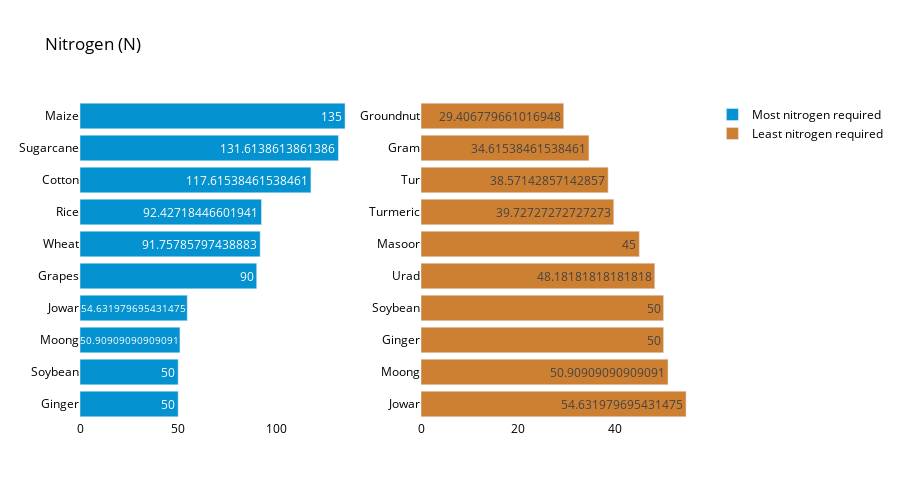

The notebook cell this image was saved under:
### Code cell
import random
crop_summary_N = crop_summary.sort_values(by='Nitrogen', ascending=False)
  
fig = make_subplots(rows=1, cols=2)

top = {
    'y' : crop_summary_N['Nitrogen'][0:10].sort_values().index,
    'x' : crop_summary_N['Nitrogen'][0:10].sort_values()
}

last = {
    'y' : crop_summary_N['Nitrogen'][-10:].index,
    'x' : crop_summary_N['Nitrogen'][-10:]
}

fig.add_trace(
    go.Bar(top,
           name="Most nitrogen required",
           marker_color=random.choice(colorarr),
           orientation='h',
          text=top['x']),
    
    row=1, col=1
)

fig.add_trace(
    go.Bar(last,
           name="Least nitrogen required",
           marker_color=random.choice(colorarr),
           orientation='h',
          text=last['x']),
    row=1, col=2
)
fig.update_traces(texttemplate='%{text}', textposition='inside')
fig.update_layout(title_text="Nitrogen (N)",
                  plot_bgcolor='white',
                  font_size=12, 
                  font_color='black',
                 height=500)

fig.update_xaxes(showgrid=False)
fig.update_yaxes(showgrid=False)
fig.show()

### Figure 1 — Plotly figure (JSON) as saved in the notebook; plotly's stock layout.template omitted (floating-point values rounded to 4 significant figures)
{"data": [{"marker": {"color": "#0592D0"}, "name": "Most nitrogen required", "orientation": "h", "text": [50, 50, 50.91, 54.63, 90, 91.76, 92.43, 117.6, 131.6, 135], "textposition": "inside", "texttemplate": "%{text}", "type": "bar", "x": [50, 50, 50.91, 54.63, 90, 91.76, 92.43, 117.6, 131.6, 135], "xaxis": "x", "y": ["Ginger", "Soybean", "Moong", "Jowar", "Grapes", "Wheat", "Rice", "Cotton", "Sugarcane", "Maize"], "yaxis": "y"}, {"marker": {"color": "#Cd7f32"}, "name": "Least nitrogen required", "orientation": "h", "text": [54.63, 50.91, 50, 50, 48.18, 45, 39.73, 38.57, 34.62, 29.41], "textposition": "inside", "texttemplate": "%{text}", "type": "bar", "x": [54.63, 50.91, 50, 50, 48.18, 45, 39.73, 38.57, 34.62, 29.41], "xaxis": "x2", "y": ["Jowar", "Moong", "Ginger", "Soybean", "Urad", "Masoor", "Turmeric", "Tur", "Gram", "Groundnut"], "yaxis": "y2"}], "layout": {"font": {"color": "black", "size": 12}, "height": 500, "plot_bgcolor": "white", "title": {"text": "Nitrogen (N)"}, "xaxis": {"anchor": "y", "domain": [0, 0.45], "showgrid": false}, "xaxis2": {"anchor": "y2", "domain": [0.55, 1], "showgrid": false}, "yaxis": {"anchor": "x", "domain": [0, 1], "showgrid": false}, "yaxis2": {"anchor": "x2", "domain": [0, 1], "showgrid": false}}}
